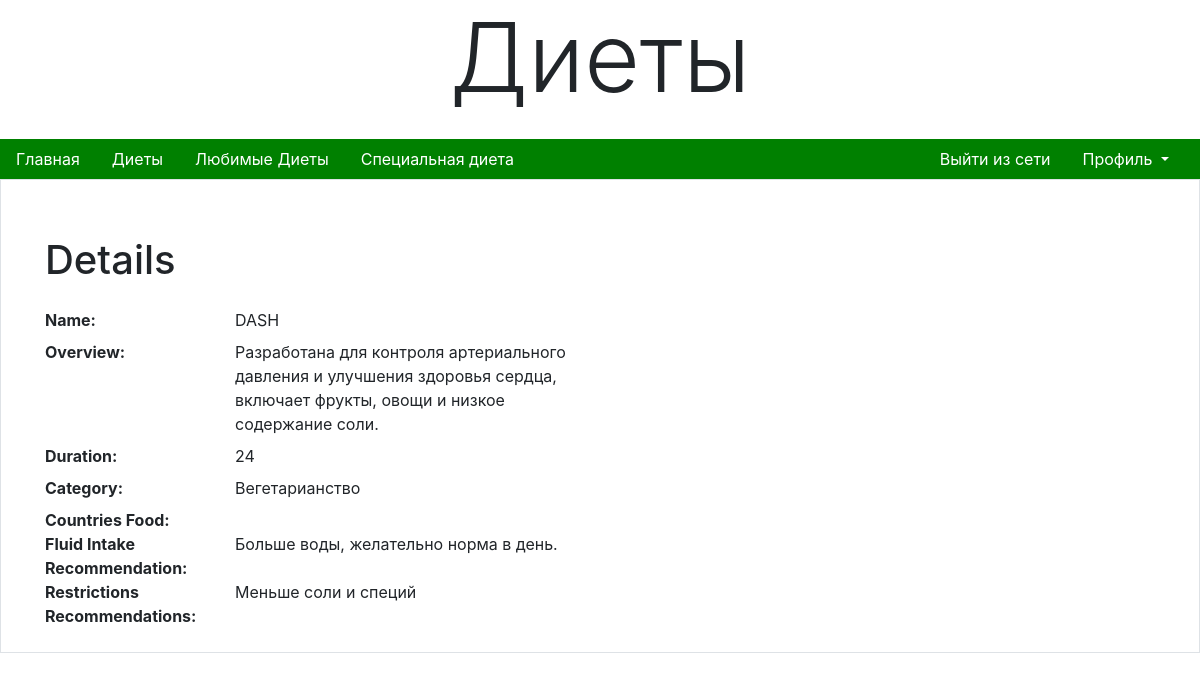
The page /diets/2 (signed in) on the database its author committed.
### main/models.py (models this page shows, shortened)
class Diets(models.Model):
    name = models.CharField(max_length=100)
    overview = models.TextField()
    duration = models.CharField(max_length=50)
    category = models.ForeignKey(Category, on_delete=models.CASCADE, blank=True, null=True)
    countries_food = models.ManyToManyField(CountryFood, null=True, blank=True)
    fluid_intake_recommendation = models.TextField(blank=True, null=True)
    restrictions_recommendations = models.TextField(blank=True, null=True)

class Category(models.Model):
    name = models.CharField(max_length=200)

### main/views.py (the view)
# urls.py: path('diets/<int:pk>', views.DietsDetailView.as_view(), name='diets_detail'),
class DietsDetailView(LoginRequiredMixin, DetailView):
    model = Diets
    context_object_name = 'diet'
    template_name = 'main/dietDetailPage.html'

### main/templates/main/dietDetailPage.html (shortened to what this page needs)
{% extends 'layouts/navbar.html' %}
{% load bootstrap4 %}
{% block header %} Диеты {% endblock %}
{% block content %}
     <div class="container mt-5">
        <h1>Details</h1>
        <div class="row mt-4">
            <div class="col-md-6">
                <dl class="row">
                    <dt class="col-sm-4">Name:</dt>
                    <dd class="col-sm-8">{{ diet.name }}</dd>
                    <dt class="col-sm-4">Overview:</dt>
                    <dd class="col-sm-8">{{ diet.overview }}</dd>
                    <dt class="col-sm-4">Duration:</dt>
                    <dd class="col-sm-8">{{ diet.duration }}</dd>
                    <dt class="col-sm-4">Category:</dt>
                    <dd class="col-sm-8">{{ diet.category.name }}</dd>
                    <dt class="col-sm-4">Countries Food:</dt>
                    <dd class="col-sm-8">
                    </dd>
                    <dt class="col-sm-4">Fluid Intake Recommendation:</dt>
                    <dd class="col-sm-8">{{ diet.fluid_intake_recommendation }}</dd>
                    <dt class="col-sm-4">Restrictions Recommendations:</dt>
                    <dd class="col-sm-8">{{ diet.restrictions_recommendations }}</dd>
                </dl>
            </div>
        </div>
    </div>
{% endblock %}

### rows shown on the page
Diets: name "DASH", overview "Разработана для контроля артериального давления и улучшения здоровья сердца, включает фрукты, овощи и низкое содержание соли.", duration "24", category.name "Вегетарианство", fluid_intake_recommendation "Больше воды, желательно норма в день.", restrictions_recommendations "Меньше соли и специй"
